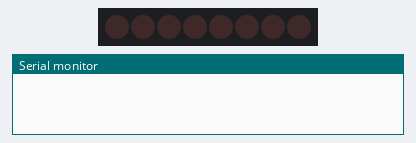
A sketch run on a simulated Arduino Uno, built with avr-gcc and run on an emulated ATmega328P. Shown: 8 shift-register outputs drawn as a row of LEDs (first output left, lit = HIGH), the last lines printed to the serial monitor. Wiring (inferred from the names in the program): shift register (74HC595): data pin 4; shift clock pin 6; latch pin 5. Wiring (inferred from the signals the program sends): row of LEDs: on Q0, Q1, Q2, Q3, Q4, Q5, Q6, Q7.

Above: at 0.2 s.
At 1.2 s:
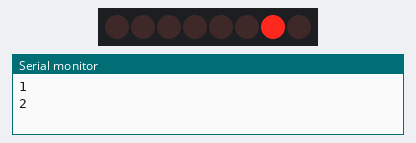
At 2.7 s:
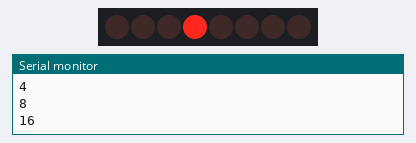
At 5.2 s:
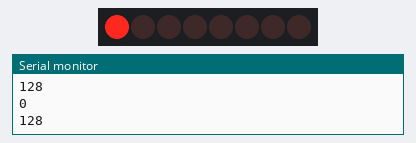
At 7.7 s:
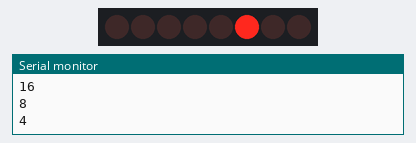
At 10.7 s:
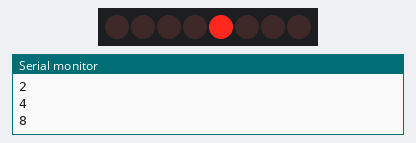
Timing chart, 0 to 11.1 s (numbered marks = the images above):
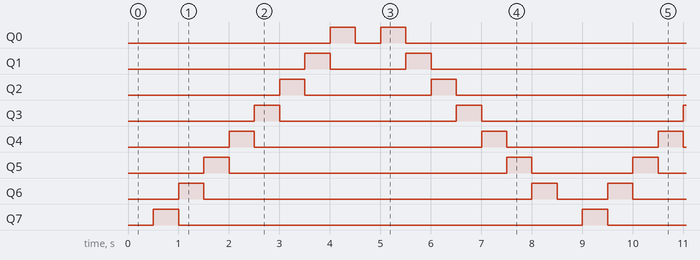

Measured:
- by itself, Q0: repeats every 8.5 s: LOW 0.50 s, HIGH 0.50 s, LOW 7.0 s, HIGH 0.50 s
- by itself, Q1: repeats every 8.5 s: LOW 1.5 s, HIGH 0.50 s, LOW 6.0 s, HIGH 0.50 s
- by itself, Q2: repeats every 8.5 s: LOW 2.5 s, HIGH 0.50 s, LOW 5.0 s, HIGH 0.50 s
- by itself, Q3: alternates HIGH for 0.50 s and LOW for 3.8 s
- by itself, Q4: repeats every 8.5 s: LOW 4.5 s, HIGH 0.50 s, LOW 3.0 s, HIGH 0.50 s
- by itself, Q5: repeats every 8.5 s: LOW 5.5 s, HIGH 0.50 s, LOW 2.0 s, HIGH 0.50 s
- by itself, Q6: repeats every 8.5 s: LOW 6.5 s, HIGH 0.50 s, LOW 1.0 s, HIGH 0.50 s
- by itself, Q7: alternates HIGH for 0.50 s and LOW for 8.0 s

The sketch:

shiftRegister2.ino
```cpp
int latchPin = 5;
int clkPin =6;
int dataPin = 4;
byte LED = 0;
void setup() {
  // put your setup code here, to run once:
Serial.begin(9600);
pinMode(latchPin,OUTPUT);
pinMode(clkPin,OUTPUT);
pinMode(dataPin,OUTPUT);
}

void loop() {
  // put your main code here, to run repeatedly:
int i = 0;
LED = 0;
shiftLED();
delay(500);
for(i=0;i<8;i++)
{
  LED = 1 << i;
  Serial.println(LED);
  shiftLED();
  delay(500);
}
for(i=0;i<8;i++)
{
  LED = 256 >> i;
  Serial.println(LED);
  shiftLED();
  delay(500);
}
}

void shiftLED()
{
  digitalWrite(latchPin,LOW);
  shiftOut(dataPin,clkPin,LSBFIRST,LED);
  digitalWrite(latchPin,HIGH);
}
```
